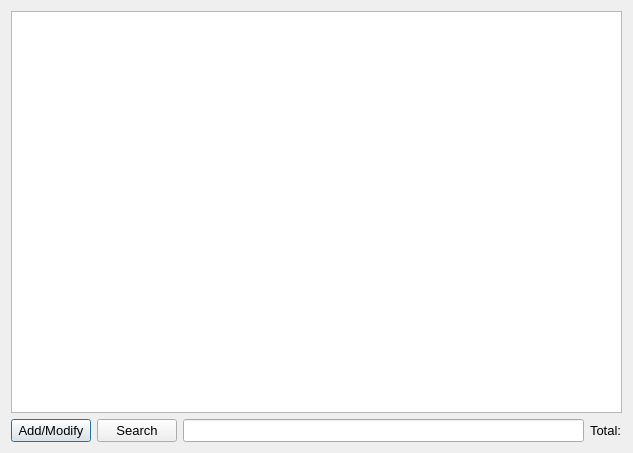
<?xml version="1.0" encoding="UTF-8"?>
<ui version="4.0">
 <class>DlgExtnView</class>
 <widget class="QDialog" name="DlgExtnView">
  <property name="geometry">
   <rect>
    <x>0</x>
    <y>0</y>
    <width>633</width>
    <height>453</height>
   </rect>
  </property>
  <property name="font">
   <font>
    <pointsize>10</pointsize>
   </font>
  </property>
  <property name="windowTitle">
   <string>Extension Mgmt.</string>
  </property>
  <layout class="QVBoxLayout" name="verticalLayout_2">
   <item>
    <layout class="QVBoxLayout" name="verticalLayout">
     <item>
      <widget class="QTableWidget" name="tblExtns"/>
     </item>
     <item>
      <layout class="QHBoxLayout" name="horizontalLayout">
       <item>
        <widget class="QPushButton" name="pbAdd">
         <property name="text">
          <string>Add/Modify</string>
         </property>
        </widget>
       </item>
       <item>
        <widget class="QPushButton" name="pbSearch">
         <property name="text">
          <string>Search</string>
         </property>
        </widget>
       </item>
       <item>
        <widget class="QLineEdit" name="lineEdit"/>
       </item>
       <item>
        <widget class="QLabel" name="lblTotal">
         <property name="text">
          <string>Total:</string>
         </property>
        </widget>
       </item>
      </layout>
     </item>
    </layout>
   </item>
  </layout>
 </widget>
 <resources/>
 <connections/>
</ui>
